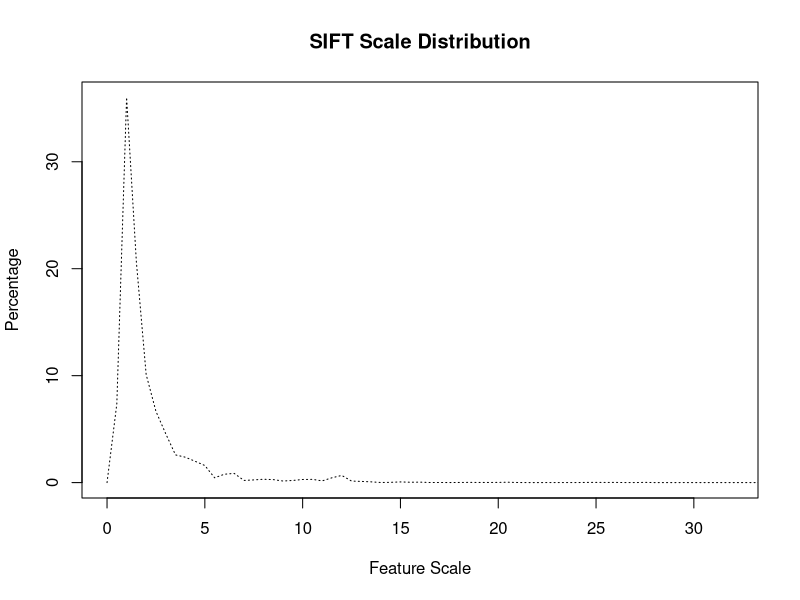

The R source for this figure:

d <- read.table("skydiversclean_distribution.dat", header=TRUE, sep=",")
x <- d[,1]
y <- d[,2]
total = y

#plot(x, y, type = 'o', xlim = c(0, 30), ylim = c(0, 50), lty=1, pch=1);

d <- read.table("skydiverscluttered_distribution.dat", header=TRUE, sep=",")
x <- d[,1]
y <- d[,2]
total = total + y

#par(new=TRUE)
#plot(x, y, type = 'o', xlim = c(0, 30), ylim = c(0, 50), lty=2, pch=2)

d <- read.table("cupclean_distribution.dat", header=TRUE, sep=",")
x <- d[,1]
y <- d[,2]
total = total + y
#par(new=TRUE)
#plot(x, y, type = 'o', xlim = c(0, 30), ylim = c(0, 50), lty=3, pch=3)

d <- read.table("cupcluttered_distribution.dat", header=TRUE, sep=",")
x <- d[,1]
y <- d[,2]
total = total + y;
total = total/4.0
#total[1] + total[2] + total[3] + total[4] + total[5] + total[6] + total[7] + total[8] + total[9] + total[10] + total[11] + total[12] + total[13] + total[14]

#par(new=TRUE)
plot(x, total, type = 'l', xlim = c(0, 32), lty=3, main="SIFT Scale Distribution", xlab="Feature Scale", ylab="Percentage")


#legend("topright", legend = c("SVM-pairwise"), text.width = strwidth("SVM-pairwise"), xjust = 1, yjust = 1, lty = c(1), pch = c(1), bty = "n", cex = 0.8, title = "")
